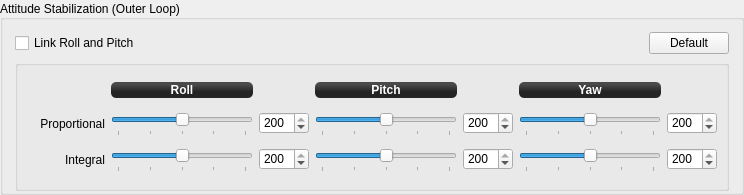
            <widget class="QGroupBox" name="RateStabilizationGroup_17">
             <property name="sizePolicy">
              <sizepolicy hsizetype="Preferred" vsizetype="Preferred">
               <horstretch>0</horstretch>
               <verstretch>0</verstretch>
              </sizepolicy>
             </property>
             <property name="minimumSize">
              <size>
               <width>0</width>
               <height>195</height>
              </size>
             </property>
             <property name="maximumSize">
              <size>
               <width>16777215</width>
               <height>195</height>
              </size>
             </property>
             <property name="autoFillBackground">
              <bool>false</bool>
             </property>
             <property name="title">
              <string>Attitude Stabilization (Outer Loop)</string>
             </property>
             <property name="alignment">
              <set>Qt::AlignLeading|Qt::AlignLeft|Qt::AlignVCenter</set>
             </property>
             <layout class="QGridLayout" name="gridLayout_20">
              <property name="leftMargin">
               <number>12</number>
              </property>
              <property name="topMargin">
               <number>12</number>
              </property>
              <property name="rightMargin">
               <number>12</number>
              </property>
              <property name="bottomMargin">
               <number>12</number>
              </property>
              <property name="horizontalSpacing">
               <number>6</number>
              </property>
              <item row="0" column="0">
               <widget class="QCheckBox" name="checkBox_8">
                <property name="sizePolicy">
                 <sizepolicy hsizetype="Preferred" vsizetype="Fixed">
                  <horstretch>0</horstretch>
                  <verstretch>0</verstretch>
                 </sizepolicy>
                </property>
                <property name="focusPolicy">
                 <enum>Qt::StrongFocus</enum>
                </property>
                <property name="styleSheet">
                 <string notr="true"/>
                </property>
                <property name="text">
                 <string>Link Roll and Pitch</string>
                </property>
               </widget>
              </item>
              <item row="0" column="1">
               <spacer name="horizontalSpacer_4">
                <property name="orientation">
                 <enum>Qt::Horizontal</enum>
                </property>
                <property name="sizeType">
                 <enum>QSizePolicy::Preferred</enum>
                </property>
                <property name="sizeHint" stdset="0">
                 <size>
                  <width>497</width>
                  <height>20</height>
                 </size>
                </property>
               </spacer>
              </item>
              <item row="0" column="2">
               <widget class="QPushButton" name="pushButton_22">
                <property name="sizePolicy">
                 <sizepolicy hsizetype="Fixed" vsizetype="Fixed">
                  <horstretch>0</horstretch>
                  <verstretch>0</verstretch>
                 </sizepolicy>
                </property>
                <property name="minimumSize">
                 <size>
                  <width>0</width>
                  <height>0</height>
                 </size>
                </property>
                <property name="toolTip">
                 <string>Reset all values to GCS defaults</string>
                </property>
                <property name="styleSheet">
                 <string notr="true"/>
                </property>
                <property name="text">
                 <string>Default</string>
                </property>
                <property name="objrelation" stdset="0">
                 <stringlist>
                  <string>button:default</string>
                  <string>buttongroup:2</string>
                 </stringlist>
                </property>
               </widget>
              </item>
              <item row="1" column="0" colspan="3">
               <widget class="QGroupBox" name="RateStabilizationGroup_18">
                <property name="sizePolicy">
                 <sizepolicy hsizetype="Preferred" vsizetype="Fixed">
                  <horstretch>0</horstretch>
                  <verstretch>0</verstretch>
                 </sizepolicy>
                </property>
                <property name="minimumSize">
                 <size>
                  <width>0</width>
                  <height>131</height>
                 </size>
                </property>
                <property name="autoFillBackground">
                 <bool>false</bool>
                </property>
                <property name="styleSheet">
                 <string notr="true"/>
                </property>
                <property name="title">
                 <string/>
                </property>
                <property name="flat">
                 <bool>true</bool>
                </property>
                <layout class="QGridLayout" name="gridLayout_12" columnstretch="0,1,0,1,0,1,0">
                 <item row="0" column="1">
                  <widget class="QLabel" name="label_150">
                   <property name="sizePolicy">
                    <sizepolicy hsizetype="Expanding" vsizetype="Fixed">
                     <horstretch>0</horstretch>
                     <verstretch>0</verstretch>
                    </sizepolicy>
                   </property>
                   <property name="minimumSize">
                    <size>
                     <width>0</width>
                     <height>16</height>
                    </size>
                   </property>
                   <property name="font">
                    <font>
                     <weight>75</weight>
                     <bold>true</bold>
                    </font>
                   </property>
                   <property name="autoFillBackground">
                    <bool>false</bool>
                   </property>
                   <property name="styleSheet">
                    <string notr="true">background-color: qlineargradient(spread:reflect, x1:0.507, y1:0, x2:0.507, y2:0.772, stop:0.208955 rgba(74, 74, 74, 255), stop:0.78607 rgba(36, 36, 36, 255));
color: rgb(255, 255, 255);
border-radius: 5;</string>
                   </property>
                   <property name="text">
                    <string>Roll</string>
                   </property>
                   <property name="alignment">
                    <set>Qt::AlignCenter</set>
                   </property>
                  </widget>
                 </item>
                 <item row="0" column="3">
                  <widget class="QLabel" name="label_151">
                   <property name="sizePolicy">
                    <sizepolicy hsizetype="Expanding" vsizetype="Fixed">
                     <horstretch>0</horstretch>
                     <verstretch>0</verstretch>
                    </sizepolicy>
                   </property>
                   <property name="minimumSize">
                    <size>
                     <width>0</width>
                     <height>16</height>
                    </size>
                   </property>
                   <property name="font">
                    <font>
                     <weight>75</weight>
                     <bold>true</bold>
                    </font>
                   </property>
                   <property name="autoFillBackground">
                    <bool>false</bool>
                   </property>
                   <property name="styleSheet">
                    <string notr="true">background-color: qlineargradient(spread:reflect, x1:0.507, y1:0, x2:0.507, y2:0.772, stop:0.208955 rgba(74, 74, 74, 255), stop:0.78607 rgba(36, 36, 36, 255));
color: rgb(255, 255, 255);
border-radius: 5;</string>
                   </property>
                   <property name="text">
                    <string>Pitch</string>
                   </property>
                   <property name="alignment">
                    <set>Qt::AlignCenter</set>
                   </property>
                  </widget>
                 </item>
                 <item row="0" column="5">
                  <widget class="QLabel" name="label_152">
                   <property name="sizePolicy">
                    <sizepolicy hsizetype="Expanding" vsizetype="Fixed">
                     <horstretch>0</horstretch>
                     <verstretch>0</verstretch>
                    </sizepolicy>
                   </property>
                   <property name="minimumSize">
                    <size>
                     <width>0</width>
                     <height>16</height>
                    </size>
                   </property>
                   <property name="font">
                    <font>
                     <weight>75</weight>
                     <bold>true</bold>
                    </font>
                   </property>
                   <property name="autoFillBackground">
                    <bool>false</bool>
                   </property>
                   <property name="styleSheet">
                    <string notr="true">background-color: qlineargradient(spread:reflect, x1:0.507, y1:0, x2:0.507, y2:0.772, stop:0.208955 rgba(74, 74, 74, 255), stop:0.78607 rgba(36, 36, 36, 255));
color: rgb(255, 255, 255);
border-radius: 5;</string>
                   </property>
                   <property name="text">
                    <string>Yaw</string>
                   </property>
                   <property name="alignment">
                    <set>Qt::AlignCenter</set>
                   </property>
                  </widget>
                 </item>
                 <item row="1" column="0">
                  <widget class="QLabel" name="label_153">
                   <property name="sizePolicy">
                    <sizepolicy hsizetype="Preferred" vsizetype="Preferred">
                     <horstretch>0</horstretch>
                     <verstretch>0</verstretch>
                    </sizepolicy>
                   </property>
                   <property name="minimumSize">
                    <size>
                     <width>78</width>
                     <height>16</height>
                    </size>
                   </property>
                   <property name="styleSheet">
                    <string notr="true"/>
                   </property>
                   <property name="text">
                    <string>Proportional</string>
                   </property>
                   <property name="alignment">
                    <set>Qt::AlignRight|Qt::AlignTrailing|Qt::AlignVCenter</set>
                   </property>
                  </widget>
                 </item>
                 <item row="1" column="1">
                  <widget class="QSlider" name="horizontalSlider_82">
                   <property name="sizePolicy">
                    <sizepolicy hsizetype="Preferred" vsizetype="Fixed">
                     <horstretch>0</horstretch>
                     <verstretch>0</verstretch>
                    </sizepolicy>
                   </property>
                   <property name="minimumSize">
                    <size>
                     <width>0</width>
                     <height>25</height>
                    </size>
                   </property>
                   <property name="focusPolicy">
                    <enum>Qt::StrongFocus</enum>
                   </property>
                   <property name="styleSheet">
                    <string notr="true"/>
                   </property>
                   <property name="maximum">
                    <number>100</number>
                   </property>
                   <property name="sliderPosition">
                    <number>50</number>
                   </property>
                   <property name="orientation">
                    <enum>Qt::Horizontal</enum>
                   </property>
                   <property name="tickPosition">
                    <enum>QSlider::TicksBelow</enum>
                   </property>
                   <property name="tickInterval">
                    <number>25</number>
                   </property>
                   <property name="objrelation" stdset="0">
                    <stringlist>
                     <string>objname:StabilizationSettings</string>
                     <string>fieldname:RollPI</string>
                     <string>element:Kp</string>
                     <string>scale:0.1</string>
                     <string>haslimits:yes</string>
                     <string>buttongroup:2,10</string>
                    </stringlist>
                   </property>
                  </widget>
                 </item>
                 <item row="1" column="2">
                  <widget class="QSpinBox" name="spinBox_13">
                   <property name="minimumSize">
                    <size>
                     <width>50</width>
                     <height>22</height>
                    </size>
                   </property>
                   <property name="maximumSize">
                    <size>
                     <width>50</width>
                     <height>22</height>
                    </size>
                   </property>
                   <property name="focusPolicy">
                    <enum>Qt::StrongFocus</enum>
                   </property>
                   <property name="maximum">
                    <number>200</number>
                   </property>
                   <property name="value">
                    <number>200</number>
                   </property>
                   <property name="objrelation" stdset="0">
                    <stringlist>
                     <string>objname:StabilizationSettings</string>
                     <string>fieldname:RollPI</string>
                     <string>element:Kp</string>
                     <string>scale:0.1</string>
                     <string>haslimits:yes</string>
                     <string>buttongroup:2,10</string>
                    </stringlist>
                   </property>
                  </widget>
                 </item>
                 <item row="1" column="3">
                  <widget class="QSlider" name="horizontalSlider_83">
                   <property name="sizePolicy">
                    <sizepolicy hsizetype="Preferred" vsizetype="Fixed">
                     <horstretch>0</horstretch>
                     <verstretch>0</verstretch>
                    </sizepolicy>
                   </property>
                   <property name="minimumSize">
                    <size>
                     <width>0</width>
                     <height>25</height>
                    </size>
                   </property>
                   <property name="focusPolicy">
                    <enum>Qt::StrongFocus</enum>
                   </property>
                   <property name="styleSheet">
                    <string notr="true"/>
                   </property>
                   <property name="maximum">
                    <number>100</number>
                   </property>
                   <property name="sliderPosition">
                    <number>50</number>
                   </property>
                   <property name="orientation">
                    <enum>Qt::Horizontal</enum>
                   </property>
                   <property name="tickPosition">
                    <enum>QSlider::TicksBelow</enum>
                   </property>
                   <property name="tickInterval">
                    <number>25</number>
                   </property>
                   <property name="objrelation" stdset="0">
                    <stringlist>
                     <string>objname:StabilizationSettings</string>
                     <string>fieldname:PitchPI</string>
                     <string>element:Kp</string>
                     <string>scale:0.1</string>
                     <string>haslimits:yes</string>
                     <string>buttongroup:2,10</string>
                    </stringlist>
                   </property>
                  </widget>
                 </item>
                 <item row="1" column="4">
                  <widget class="QSpinBox" name="spinBox_14">
                   <property name="minimumSize">
                    <size>
                     <width>50</width>
                     <height>22</height>
                    </size>
                   </property>
                   <property name="maximumSize">
                    <size>
                     <width>50</width>
                     <height>22</height>
                    </size>
                   </property>
                   <property name="focusPolicy">
                    <enum>Qt::StrongFocus</enum>
                   </property>
                   <property name="maximum">
                    <number>200</number>
                   </property>
                   <property name="value">
                    <number>200</number>
                   </property>
                   <property name="objrelation" stdset="0">
                    <stringlist>
                     <string>objname:StabilizationSettings</string>
                     <string>fieldname:PitchPI</string>
                     <string>element:Kp</string>
                     <string>scale:0.1</string>
                     <string>haslimits:yes</string>
                     <string>buttongroup:2,10</string>
                    </stringlist>
                   </property>
                  </widget>
                 </item>
                 <item row="1" column="5">
                  <widget class="QSlider" name="horizontalSlider_84">
                   <property name="sizePolicy">
                    <sizepolicy hsizetype="Preferred" vsizetype="Fixed">
                     <horstretch>0</horstretch>
                     <verstretch>0</verstretch>
                    </sizepolicy>
                   </property>
                   <property name="minimumSize">
                    <size>
                     <width>0</width>
                     <height>25</height>
                    </size>
                   </property>
                   <property name="focusPolicy">
                    <enum>Qt::StrongFocus</enum>
                   </property>
                   <property name="styleSheet">
                    <string notr="true"/>
                   </property>
                   <property name="maximum">
                    <number>100</number>
                   </property>
                   <property name="sliderPosition">
                    <number>50</number>
                   </property>
                   <property name="orientation">
                    <enum>Qt::Horizontal</enum>
                   </property>
                   <property name="tickPosition">
                    <enum>QSlider::TicksBelow</enum>
                   </property>
                   <property name="tickInterval">
                    <number>25</number>
                   </property>
                   <property name="objrelation" stdset="0">
                    <stringlist>
                     <string>objname:StabilizationSettings</string>
                     <string>fieldname:YawPI</string>
                     <string>element:Kp</string>
                     <string>scale:0.1</string>
                     <string>haslimits:yes</string>
                     <string>buttongroup:2,10</string>
                    </stringlist>
                   </property>
                  </widget>
                 </item>
                 <item row="1" column="6">
                  <widget class="QSpinBox" name="spinBox_15">
                   <property name="minimumSize">
                    <size>
                     <width>50</width>
                     <height>22</height>
                    </size>
                   </property>
                   <property name="maximumSize">
                    <size>
                     <width>50</width>
                     <height>22</height>
                    </size>
                   </property>
                   <property name="focusPolicy">
                    <enum>Qt::StrongFocus</enum>
                   </property>
                   <property name="maximum">
                    <number>200</number>
                   </property>
                   <property name="value">
                    <number>200</number>
                   </property>
                   <property name="objrelation" stdset="0">
                    <stringlist>
                     <string>objname:StabilizationSettings</string>
                     <string>fieldname:YawPI</string>
                     <string>element:Kp</string>
                     <string>scale:0.1</string>
                     <string>haslimits:yes</string>
                     <string>buttongroup:2,10</string>
                    </stringlist>
                   </property>
                  </widget>
                 </item>
                 <item row="2" column="0">
                  <widget class="QLabel" name="label_157">
                   <property name="sizePolicy">
                    <sizepolicy hsizetype="Preferred" vsizetype="Preferred">
                     <horstretch>0</horstretch>
                     <verstretch>0</verstretch>
                    </sizepolicy>
                   </property>
                   <property name="styleSheet">
                    <string notr="true"/>
                   </property>
                   <property name="text">
                    <string>Integral</string>
                   </property>
                   <property name="alignment">
                    <set>Qt::AlignRight|Qt::AlignTrailing|Qt::AlignVCenter</set>
                   </property>
                  </widget>
                 </item>
                 <item row="2" column="1">
                  <widget class="QSlider" name="horizontalSlider_85">
                   <property name="sizePolicy">
                    <sizepolicy hsizetype="Preferred" vsizetype="Fixed">
                     <horstretch>0</horstretch>
                     <verstretch>0</verstretch>
                    </sizepolicy>
                   </property>
                   <property name="minimumSize">
                    <size>
                     <width>0</width>
                     <height>25</height>
                    </size>
                   </property>
                   <property name="focusPolicy">
                    <enum>Qt::StrongFocus</enum>
                   </property>
                   <property name="styleSheet">
                    <string notr="true"/>
                   </property>
                   <property name="maximum">
                    <number>100</number>
                   </property>
                   <property name="sliderPosition">
                    <number>50</number>
                   </property>
                   <property name="orientation">
                    <enum>Qt::Horizontal</enum>
                   </property>
                   <property name="tickPosition">
                    <enum>QSlider::TicksBelow</enum>
                   </property>
                   <property name="tickInterval">
                    <number>25</number>
                   </property>
                   <property name="objrelation" stdset="0">
                    <stringlist>
                     <string>objname:StabilizationSettings</string>
                     <string>fieldname:RollPI</string>
                     <string>element:Ki</string>
                     <string>scale:0.1</string>
                     <string>haslimits:yes</string>
                     <string>buttongroup:2,10</string>
                    </stringlist>
                   </property>
                  </widget>
                 </item>
                 <item row="2" column="2">
                  <widget class="QSpinBox" name="spinBox_18">
                   <property name="minimumSize">
                    <size>
                     <width>50</width>
                     <height>22</height>
                    </size>
                   </property>
                   <property name="maximumSize">
                    <size>
                     <width>50</width>
                     <height>22</height>
                    </size>
                   </property>
                   <property name="focusPolicy">
                    <enum>Qt::StrongFocus</enum>
                   </property>
                   <property name="maximum">
                    <number>200</number>
                   </property>
                   <property name="value">
                    <number>200</number>
                   </property>
                   <property name="objrelation" stdset="0">
                    <stringlist>
                     <string>objname:StabilizationSettings</string>
                     <string>fieldname:RollPI</string>
                     <string>element:Ki</string>
                     <string>scale:0.1</string>
                     <string>haslimits:yes</string>
                     <string>buttongroup:2,10</string>
                    </stringlist>
                   </property>
                  </widget>
                 </item>
                 <item row="2" column="3">
                  <widget class="QSlider" name="horizontalSlider_86">
                   <property name="sizePolicy">
                    <sizepolicy hsizetype="Preferred" vsizetype="Fixed">
                     <horstretch>0</horstretch>
                     <verstretch>0</verstretch>
                    </sizepolicy>
                   </property>
                   <property name="minimumSize">
                    <size>
                     <width>0</width>
                     <height>25</height>
                    </size>
                   </property>
                   <property name="focusPolicy">
                    <enum>Qt::StrongFocus</enum>
                   </property>
                   <property name="styleSheet">
                    <string notr="true"/>
                   </property>
                   <property name="maximum">
                    <number>100</number>
                   </property>
                   <property name="sliderPosition">
                    <number>50</number>
                   </property>
                   <property name="orientation">
                    <enum>Qt::Horizontal</enum>
                   </property>
                   <property name="tickPosition">
                    <enum>QSlider::TicksBelow</enum>
                   </property>
                   <property name="tickInterval">
                    <number>25</number>
                   </property>
                   <property name="objrelation" stdset="0">
                    <stringlist>
                     <string>objname:StabilizationSettings</string>
                     <string>fieldname:PitchPI</string>
                     <string>element:Ki</string>
                     <string>scale:0.1</string>
                     <string>haslimits:yes</string>
                     <string>buttongroup:2,10</string>
                    </stringlist>
                   </property>
                  </widget>
                 </item>
                 <item row="2" column="4">
                  <widget class="QSpinBox" name="spinBox_19">
                   <property name="minimumSize">
                    <size>
                     <width>50</width>
                     <height>22</height>
                    </size>
                   </property>
                   <property name="maximumSize">
                    <size>
                     <width>50</width>
                     <height>22</height>
                    </size>
                   </property>
                   <property name="focusPolicy">
                    <enum>Qt::StrongFocus</enum>
                   </property>
                   <property name="maximum">
                    <number>200</number>
                   </property>
                   <property name="value">
                    <number>200</number>
                   </property>
                   <property name="objrelation" stdset="0">
                    <stringlist>
                     <string>objname:StabilizationSettings</string>
                     <string>fieldname:PitchPI</string>
                     <string>element:Ki</string>
                     <string>scale:0.1</string>
                     <string>haslimits:yes</string>
                     <string>buttongroup:2,10</string>
                    </stringlist>
                   </property>
                  </widget>
                 </item>
                 <item row="2" column="5">
                  <widget class="QSlider" name="horizontalSlider_87">
                   <property name="sizePolicy">
                    <sizepolicy hsizetype="Preferred" vsizetype="Fixed">
                     <horstretch>0</horstretch>
                     <verstretch>0</verstretch>
                    </sizepolicy>
                   </property>
                   <property name="minimumSize">
                    <size>
                     <width>0</width>
                     <height>25</height>
                    </size>
                   </property>
                   <property name="focusPolicy">
                    <enum>Qt::StrongFocus</enum>
                   </property>
                   <property name="styleSheet">
                    <string notr="true"/>
                   </property>
                   <property name="maximum">
                    <number>100</number>
                   </property>
                   <property name="sliderPosition">
                    <number>50</number>
                   </property>
                   <property name="orientation">
                    <enum>Qt::Horizontal</enum>
                   </property>
                   <property name="tickPosition">
                    <enum>QSlider::TicksBelow</enum>
                   </property>
                   <property name="tickInterval">
                    <number>25</number>
                   </property>
                   <property name="objrelation" stdset="0">
                    <stringlist>
                     <string>objname:StabilizationSettings</string>
                     <string>fieldname:YawPI</string>
                     <string>element:Ki</string>
                     <string>scale:0.1</string>
                     <string>haslimits:yes</string>
                     <string>buttongroup:2,10</string>
                    </stringlist>
                   </property>
                  </widget>
                 </item>
                 <item row="2" column="6">
                  <widget class="QSpinBox" name="spinBox_20">
                   <property name="minimumSize">
                    <size>
                     <width>50</width>
                     <height>22</height>
                    </size>
                   </property>
                   <property name="maximumSize">
                    <size>
                     <width>50</width>
                     <height>22</height>
                    </size>
                   </property>
                   <property name="focusPolicy">
                    <enum>Qt::StrongFocus</enum>
                   </property>
                   <property name="maximum">
                    <number>200</number>
                   </property>
                   <property name="value">
                    <number>200</number>
                   </property>
                   <property name="objrelation" stdset="0">
                    <stringlist>
                     <string>objname:StabilizationSettings</string>
                     <string>fieldname:YawPI</string>
                     <string>element:Ki</string>
                     <string>scale:0.1</string>
                     <string>haslimits:yes</string>
                     <string>buttongroup:2,10</string>
                    </stringlist>
                   </property>
                  </widget>
                 </item>
                 <item row="0" column="2">
                  <spacer name="horizontalSpacer_2">
                   <property name="orientation">
                    <enum>Qt::Horizontal</enum>
                   </property>
                   <property name="sizeHint" stdset="0">
                    <size>
                     <width>40</width>
                     <height>20</height>
                    </size>
                   </property>
                  </spacer>
                 </item>
                 <item row="0" column="4">
                  <spacer name="horizontalSpacer_5">
                   <property name="orientation">
                    <enum>Qt::Horizontal</enum>
                   </property>
                   <property name="sizeHint" stdset="0">
                    <size>
                     <width>40</width>
                     <height>20</height>
                    </size>
                   </property>
                  </spacer>
                 </item>
                 <item row="0" column="0">
                  <spacer name="horizontalSpacer_46">
                   <property name="orientation">
                    <enum>Qt::Horizontal</enum>
                   </property>
                   <property name="sizeHint" stdset="0">
                    <size>
                     <width>40</width>
                     <height>20</height>
                    </size>
                   </property>
                  </spacer>
                 </item>
                 <item row="0" column="6">
                  <spacer name="horizontalSpacer_47">
                   <property name="orientation">
                    <enum>Qt::Horizontal</enum>
                   </property>
                   <property name="sizeHint" stdset="0">
                    <size>
                     <width>40</width>
                     <height>20</height>
                    </size>
                   </property>
                  </spacer>
                 </item>
                </layout>
               </widget>
              </item>
             </layout>
            </widget>
